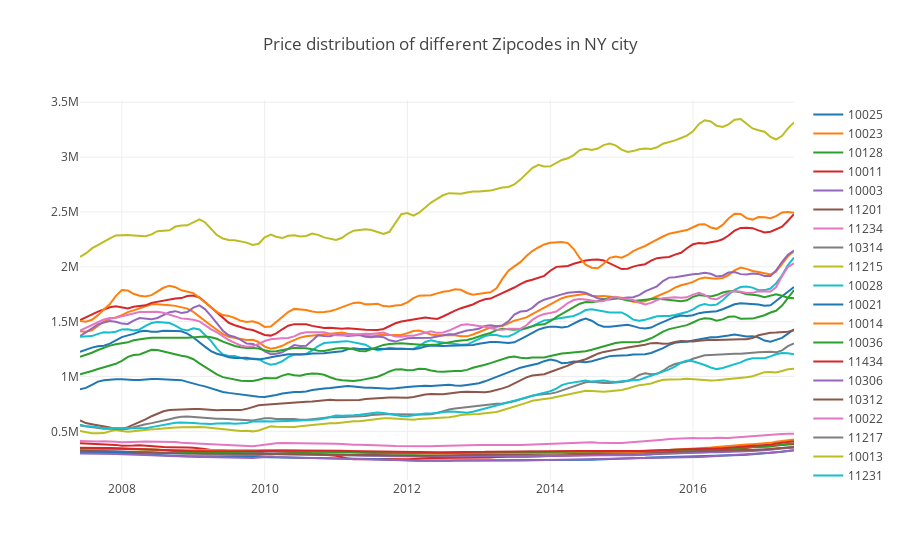

Notebook code for this chart:
### Markdown cell above
- As we can observe from the above heatmap that there is missing data until year **"2007"**.
- So, we will consider the data from **"2008"**.
- Though, there is financial crisis in the year of **2008** the pattern of the data is useful in predicting the behaviour of the data over time which is helpful in estimating the future cost of the property at the zipcode.

### Code cell
Zillow_NY_cleaned = Zillow_NY[Zillow_NY.loc[:,'11201'].notnull()]
data = []
for k,i in enumerate(list(Zillow_NY.columns)):
    data.append(go.Scatter(
        x=Zillow_NY_cleaned.index,
        y=Zillow_NY_cleaned.loc[:,i],
        mode='lines',
        name=i
    ))
layout = go.Layout(
    autosize=True,
    title='Price distribution of different Zipcodes in NY city',
)
fig = go.Figure(data=data, layout=layout)
iplot(fig)
